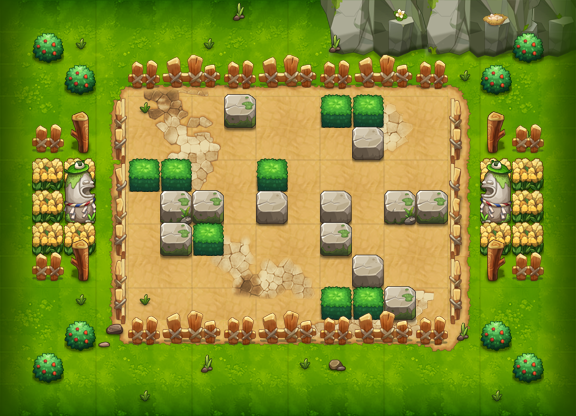

Below is a game level as drawn by its tile map, then a one-line description and the .tmx that defines it (tile-layer data replaced by summaries):
An orthogonal 18x13 tile map with 32x32 px tiles, 17 tile layers (PASS, 块层 16, 块层 14, 块层 2, ...) and 5 objects (2x tqm7, 2x TRAP, PLAYER).

<map version="1.0" orientation="orthogonal" width="18" height="13" tilewidth="32" tileheight="32">
 <properties>
  <property name="DESTRY1" value="149" />
  <property name="DESTRY2" value="224" />
  <property name="DESTRY3" value="144" />
  <property name="DESTRY4" value="177" />
  <property name="DESTRY5" value="141" />
  <property name="DESTRY6" value="170" />
  <property name="DESTRY7" value="173" />
  <property name="DESTRY_COUNT" value="7" />
  <property name="EXP" value="110" />
  <property name="ITEM" value="D001" />
  <property name="MONEY" value="188" />
 </properties>
 <tileset firstgid="1" name="xzdxc" tilewidth="32" tileheight="32">
  <image source="xzdxc.png" width="500" height="1024" />
 </tileset>
 <layer name="PASS" width="18" height="13">
  <data>[234 cells, 184 non-empty, 41 distinct tile ids]</data>
 </layer>
 <layer name="块层 16" width="18" height="13">
  <data>[234 cells, 0 non-empty, 0 distinct tile ids]</data>
 </layer>
 <layer name="块层 14" width="18" height="13">
  <data>[234 cells, 14 non-empty, 8 distinct tile ids]</data>
 </layer>
 <layer name="块层 2" width="18" height="13">
  <data>[234 cells, 117 non-empty, 32 distinct tile ids]</data>
 </layer>
 <layer name="块层 15" width="18" height="13">
  <data>[234 cells, 39 non-empty, 39 distinct tile ids]</data>
 </layer>
 <layer name="块层 4" width="18" height="13">
  <data>[234 cells, 45 non-empty, 16 distinct tile ids]</data>
 </layer>
 <layer name="块层 3" width="18" height="13">
  <data>[234 cells, 85 non-empty, 21 distinct tile ids]</data>
 </layer>
 <layer name="块层 17" width="18" height="13">
  <data>[234 cells, 52 non-empty, 2 distinct tile ids]</data>
 </layer>
 <layer name="块层 5" width="18" height="13">
  <data>[234 cells, 32 non-empty, 8 distinct tile ids]</data>
 </layer>
 <layer name="SHELTER 9" width="18" height="13">
  <data>[234 cells, 10 non-empty, 3 distinct tile ids]</data>
 </layer>
 <layer name="SHELTER 8" width="18" height="13">
  <data>[234 cells, 3 non-empty, 2 distinct tile ids]</data>
 </layer>
 <layer name="SHELTER 7" width="18" height="13">
  <data>[234 cells, 1 non-empty, 1 distinct tile ids]</data>
 </layer>
 <layer name="SHELTER 6" width="18" height="13">
  <data>[234 cells, 3 non-empty, 2 distinct tile ids]</data>
 </layer>
 <layer name="SHELTER 5" width="18" height="13">
  <data>[234 cells, 6 non-empty, 3 distinct tile ids]</data>
 </layer>
 <layer name="SHELTER 4" width="18" height="13">
  <data>[234 cells, 3 non-empty, 1 distinct tile ids]</data>
 </layer>
 <layer name="SHELTER 3" width="18" height="13">
  <data>[234 cells, 1 non-empty, 1 distinct tile ids]</data>
 </layer>
 <layer name="SHELTER 2" width="18" height="13">
  <data>[234 cells, 3 non-empty, 2 distinct tile ids]</data>
 </layer>
 <objectgroup name="对象层 1" width="18" height="13">
  <object name="PLAYER" type="PLAYER" x="160" y="96" width="32" height="32" />
  <object name="tqm7" x="160" y="256" width="32" height="32">
   <properties>
    <property name="quality" value="tqm7.quality" />
   </properties>
  </object>
  <object name="tqm7" x="416" y="256" width="32" height="32">
   <properties>
    <property name="quality" value="tqm7.quality" />
   </properties>
  </object>
  <object name="block1" type="TRAP" x="352" y="192" width="32" height="32">
   <properties>
    <property name="trap_ani" value="blok1.actor" />
    <property name="trap_blok" value="true" />
    <property name="trap_id" value="0" />
   </properties>
  </object>
  <object name="block_control1" type="TRAP" x="288" y="192" width="32" height="32">
   <properties>
    <property name="trap_ani" value="switch.actor" />
    <property name="trap_floor" value="true" />
    <property name="trap_id" value="0" />
    <property name="trap_script" value="trap(&quot;block_control1&quot;):setOpened(false);trap(&quot;block1&quot;):setOpened(false)" />
    <property name="trap_sound_id" value="2" />
    <property name="trap_start_mode" value="0" />
    <property name="trap_state" value="open" />
   </properties>
  </object>
 </objectgroup>
</map>
